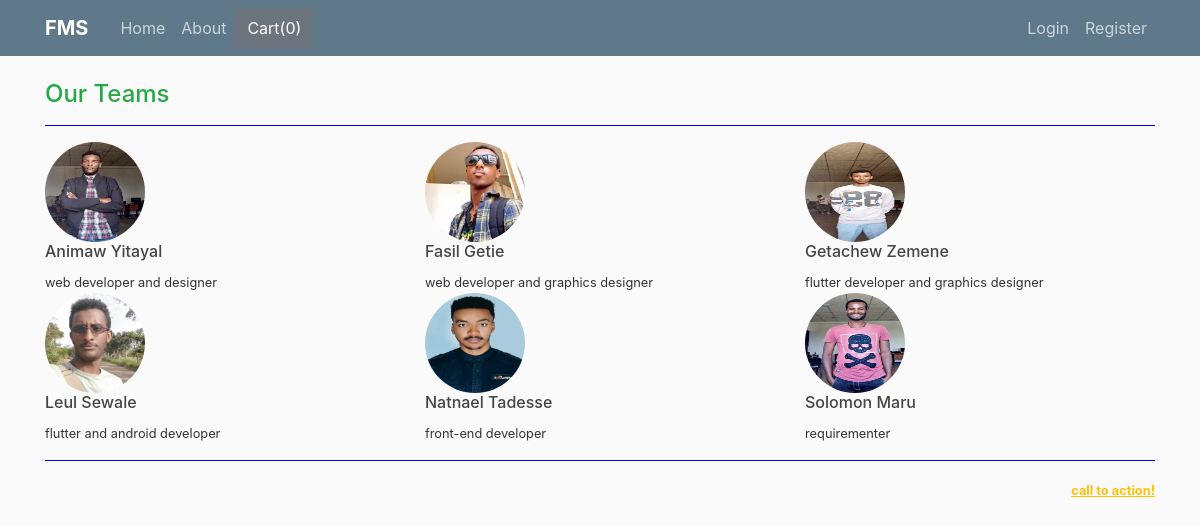
Before: /team-member with the older database file.
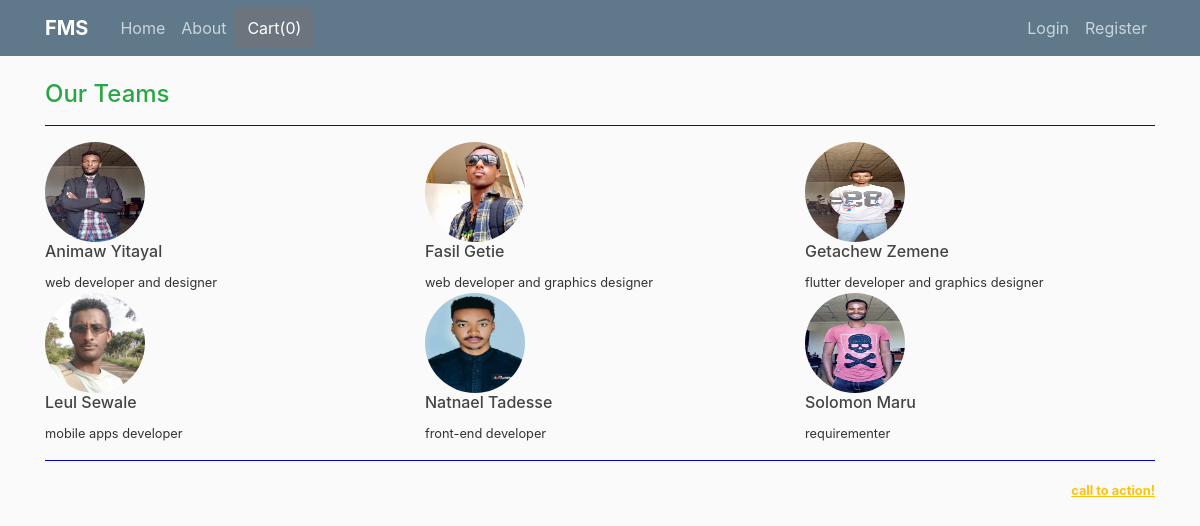
After: the same page with the newer database file.
### service/models.py (models this page shows, shortened)
class TeamMember(models.Model):
    name = models.CharField(max_length=50)
    image = models.ImageField(default='google.jpg', upload_to = 'profile_pictures')
    role = models.CharField(max_length = 50)

### service/views.py (the view)
# urls.py: path('team-member', views.team, name = 'team_member'),
def team(request):
    team_members = TeamMember.objects.all()
    return render(request, 'service/team-members.html', {'team_members':team_members})

### service/templates/service/team-members.html
{% extends 'service/base.html' %}
{% block content %}
<div class="container">
    <div class="row">
        <div class="col-md-12">
            <div class="h4 text-success">Our Teams</div>
            <hr style="background-color: blue;">
         </div>
    </div>
         <div class="row">
                 {% for member in team_members %}
                 <div class="col-md-4">
                 <img src="{{member.image.url}}" alt="image not found" style="height: 100px; width: 100px; border-radius: 50%; align-content: center;">
                 <br>
                 <h6>{{member.name}}</h6>
                 <small>{{member.role}}</small>
                 <br>
                </div>
                 {% endfor %}
         </div>
         <div class="row">
            <div class="col-md-12">
                <hr style="background-color: blue;">
                <div class="text-warning" style="text-align: right; text-decoration: underline;"><small><b>call to action!</b></small></div>
             </div>
    </div>
{% endblock content %}

### service/templates/service/base.html (shortened to what this page needs)
{% load static %}
<!doctype html>
<html lang="en">
  <head>
    <link rel="stylesheet" href="https://stackpath.bootstrapcdn.com/bootstrap/4.3.1/css/bootstrap.min.css">
    <link rel="stylesheet" type="text/css" href="{% static 'service/main.css' %}"></head>
  <body>
    <header class="site-header">
        <nav class="navbar navbar-expand-md navbar-dark bg-steel fixed-top">
          <div class="container">
            <a class="navbar-brand mr-4" href="{% url 'service:index' %}"><b>FMS</b></a>
            <div class="collapse navbar-collapse" id="navbarToggle">
              <div class="navbar-nav mr-auto">
                <a class="nav-item nav-link" href="{% url 'service:index' %}">Home</a>
                <a class="nav-item nav-link" href="{% url 'service:team_member' %}">About</a>
                <button id="cart" data-html = "true" type="button" class="btn btn-secondary" data-container="body" data-toggle="popover" data-placement="bottom" data-content="Vivamus
               sagittis lacus vel augue laoreet rutrum faucibus.">
               Cart(0)
              </button>
              </div>
              <div class="navbar-nav">
                 {% if user.is_authenticated %}
                 <a class="nav-item nav-link" href="{% url 'profile' %}">Profile</a>
                 <a class="nav-item nav-link" href="{% url 'logout' %}">Logout</a>
                 {% else %}
                <a class="nav-item nav-link" href="{% url 'login' %}">Login</a>
                <a class="nav-item nav-link" href="{% url 'register' %}">Register</a>
                 {% endif %}
              </div>
            </div>
          </div>
        </nav>
      </header>
      {% block content %}
      {% endblock content %}
  </body>
</html>

### service/static/service/main.css (style rules this page uses)
body { background: #fafafa; color: #333333; margin-top: 5rem; }
h1, h2, h3, h4, h5, h6 { color: #444444; }
.bg-steel { background-color: #5f788a; }
.site-header .navbar-nav .nav-link { color: #cbd5db; }

Changed rows visible on the page:
changed TeamMember "Leul Sewale": role "flutter and android developer" → "mobile apps developer"
